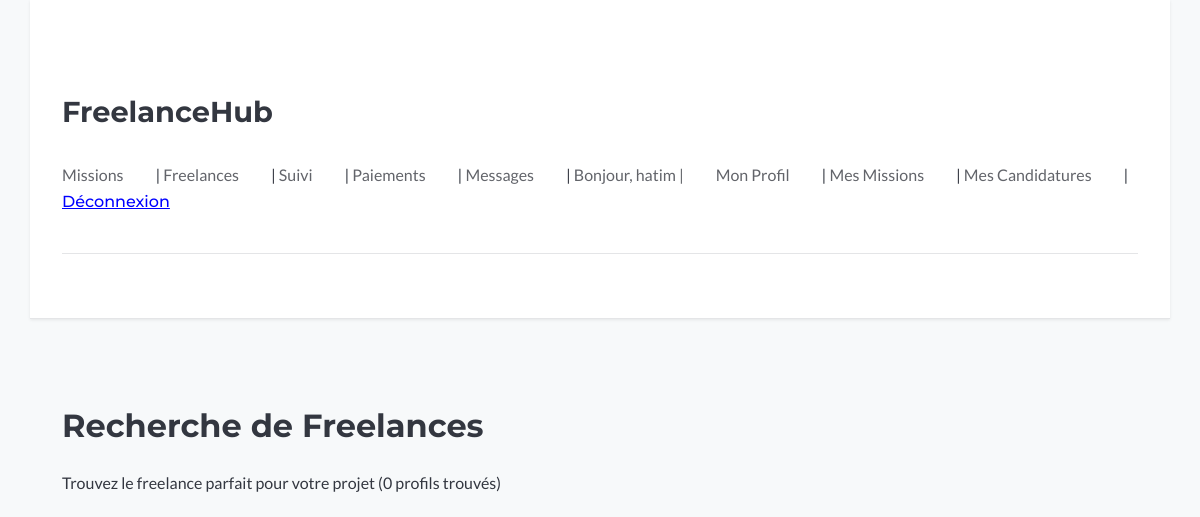
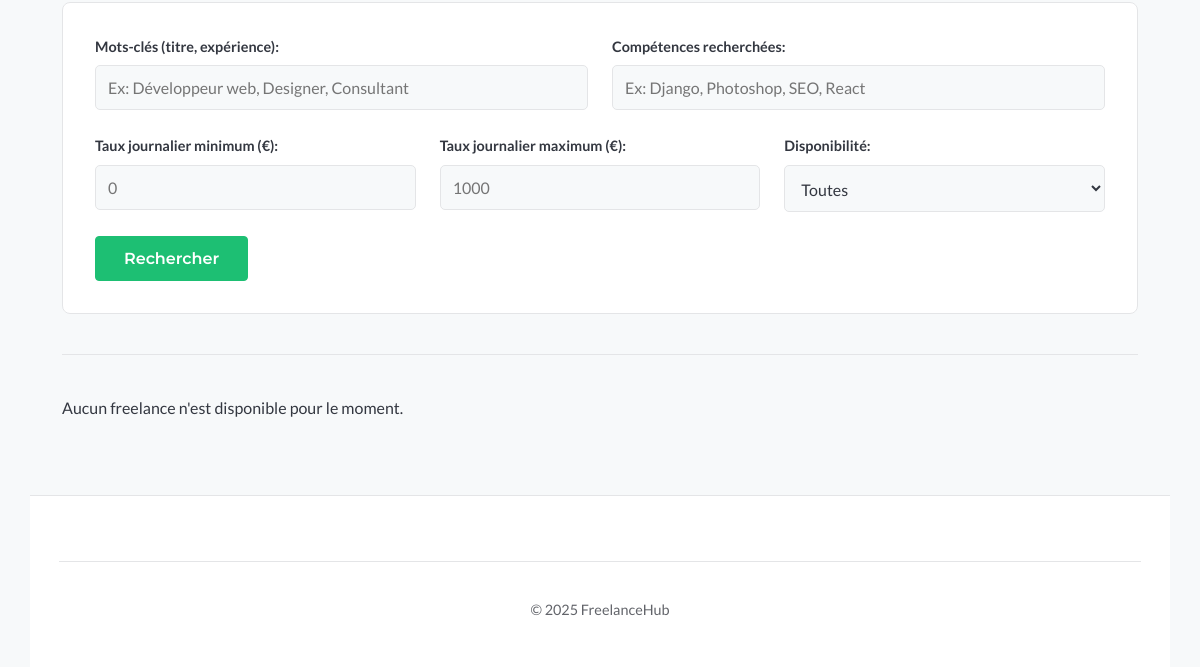
Before: /users/freelances/ (signed in) with the older database file (2 pictures, top to bottom).
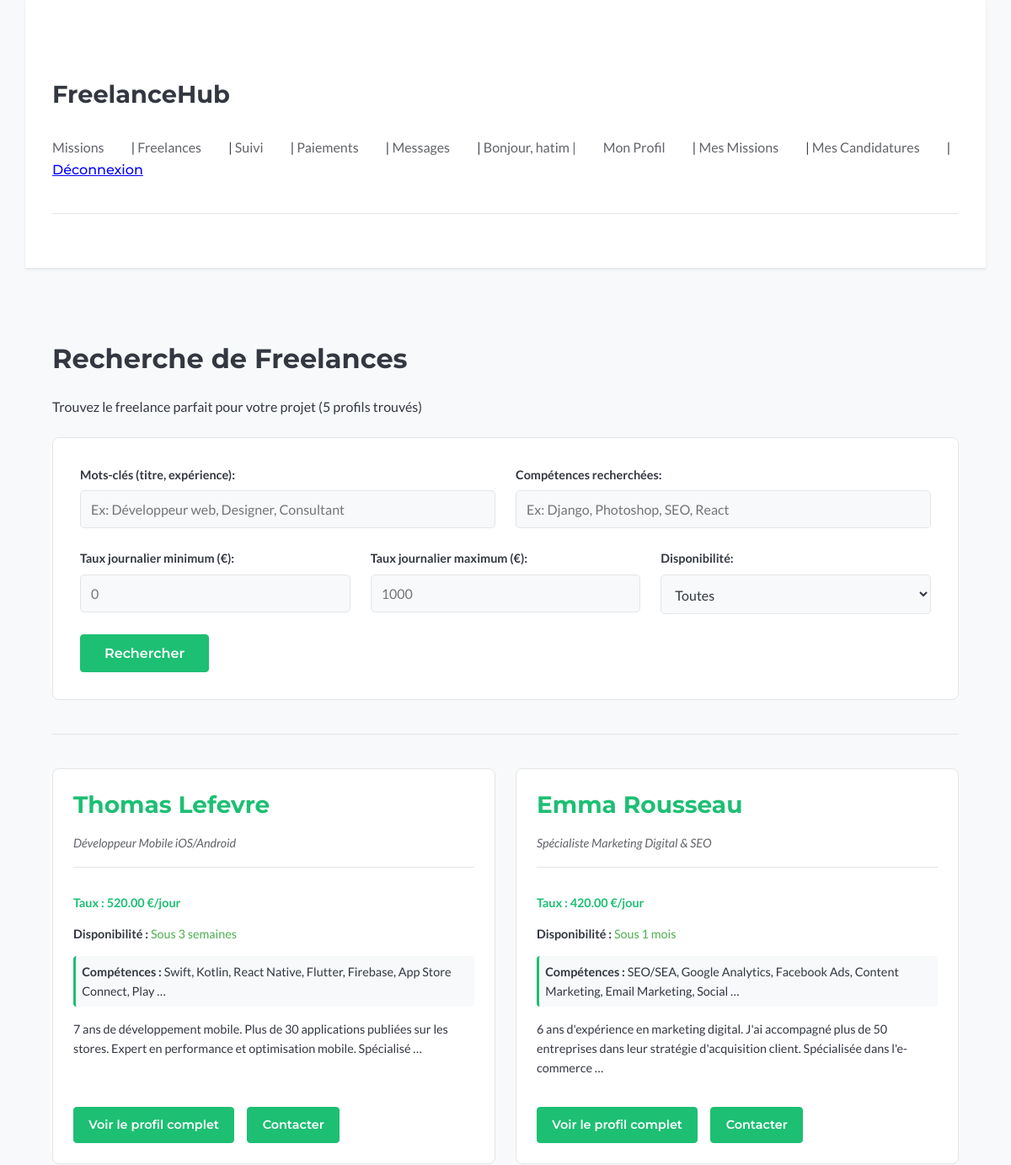
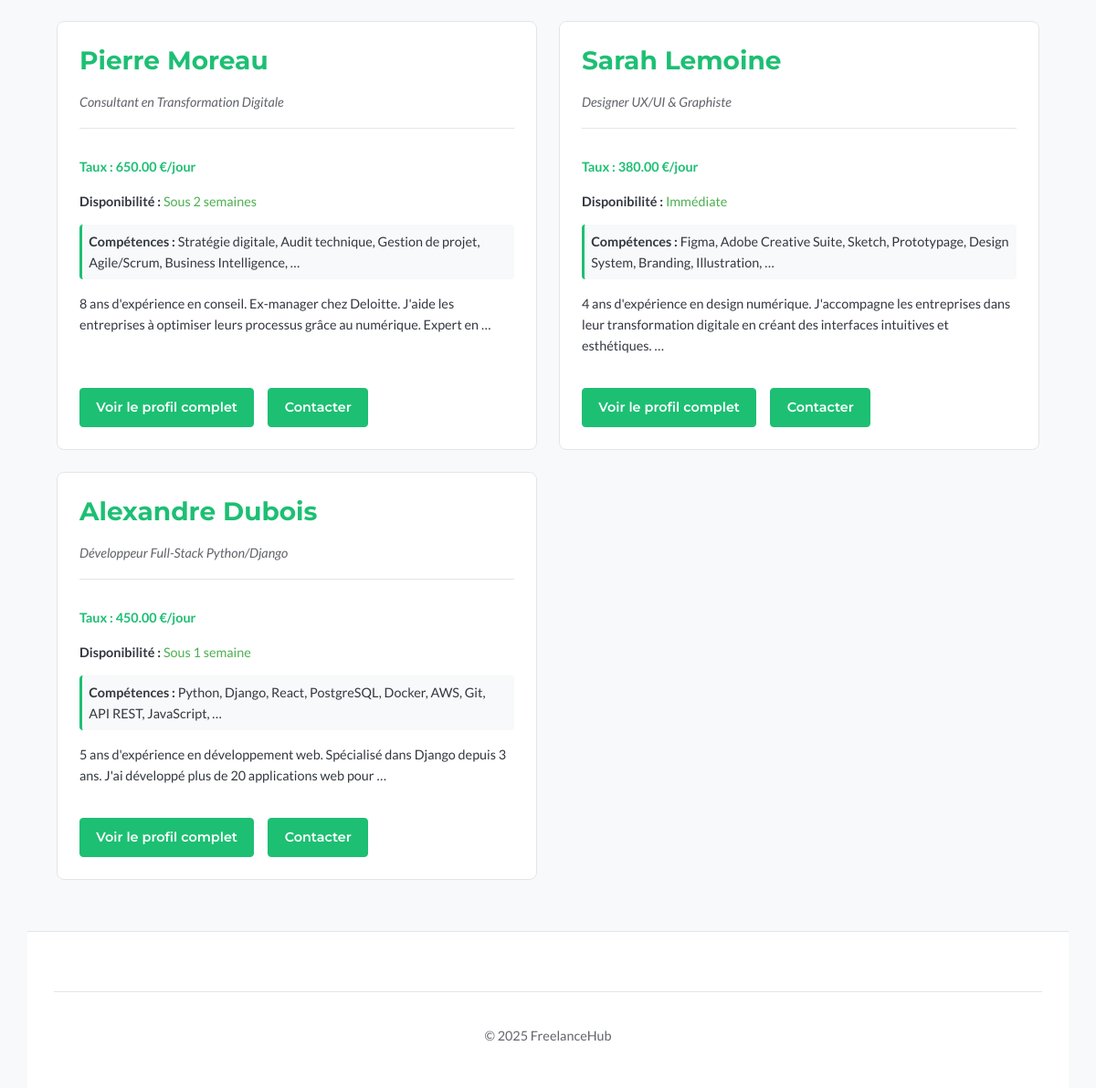
After: the same page with the newer database file (2 pictures, top to bottom).
### users/models.py (models this page shows, shortened)
class FreelanceProfile(models.Model):
    user = models.OneToOneField(User, on_delete=models.CASCADE, related_name='freelance_profile')
    titre_professionnel = models.CharField(max_length=200, blank=True, null=True, verbose_name="Titre Professionnel")
    competences = models.TextField(blank=True, null=True, verbose_name="Compétences") # Pourrait être ManyToManyField plus tard
    experience = models.TextField(blank=True, null=True, verbose_name="Expérience") # Pourrait être plus structuré plus tard
    portfolio_url = models.URLField(max_length=200, blank=True, null=True, verbose_name="Lien Portfolio")
    taux_journalier = models.DecimalField(max_digits=10, decimal_places=2, blank=True, null=True, verbose_name="Taux Journalier Moyen (€)")
    disponibilite = models.CharField(max_length=100, blank=True, null=True, verbose_name="Disponibilité") # Ex: "Immédiate", "Sous 2 semaines"
    adresse = models.TextField(blank=True, null=True, verbose_name="Adresse")
    telephone = models.CharField(max_length=20, blank=True, null=True, verbose_name="Téléphone")
    class Meta:
        verbose_name = "Profil Freelance"
        verbose_name_plural = "Profils Freelance"

### users/views.py (the view, shortened to what this page needs)
# urls.py: path('freelances/', views.freelance_search_view, name='freelance_search'),
@login_required
def freelance_search_view(request):
    queryset = (
        FreelanceProfile.objects.filter(titre_professionnel__isnull=False)
        .exclude(titre_professionnel__exact="")
        .select_related("user")
        .order_by("-id")
    )
    form = FreelanceSearchForm(request.GET or None)
    context = {
        "freelances": queryset,
        "search_form": form,
        "total_count": queryset.count(),
    }
    return render(request, "users/freelance_search.html", context)

### users/templates/users/freelance_search.html (shortened to what this page needs)
{% extends "base.html" %}
{% block content %}
  <h2>Recherche de Freelances</h2>
  <p>Trouvez le freelance parfait pour votre projet ({{ total_count }} profil{{ total_count|pluralize }} trouvé{{ total_count|pluralize }})</p>
  <form method="get" action="{% url 'users:freelance_search' %}" class="search-form">
    <div class="form-row">
        <div class="form-field">
            {{ search_form.keywords.label_tag }}
            {{ search_form.keywords }}
        </div>
        <div class="form-field">
            {{ search_form.competences.label_tag }}
            {{ search_form.competences }}
        </div>
    </div>
    <div class="form-row">
        <div class="form-field">
            {{ search_form.taux_min.label_tag }}
            {{ search_form.taux_min }}
        </div>
        <div class="form-field">
            {{ search_form.taux_max.label_tag }}
            {{ search_form.taux_max }}
        </div>
        <div class="form-field">
            {{ search_form.disponibilite.label_tag }}
            {{ search_form.disponibilite }}
        </div>
    </div>
    <div class="form-actions">
        <button type="submit" class="button">Rechercher</button>
    </div>
  </form>
  <hr>
  {% if freelances %}
    <div class="freelances-grid">
      {% for freelance in freelances %}
        <article class="freelance-card">
          <div class="freelance-header">
            <h3>
              <a href="{% url 'users:freelance_profile' freelance.user.id %}">
                {{ freelance.user.get_full_name|default:freelance.user.username }}
              </a>
            </h3>
            <span class="freelance-title">{{ freelance.titre_professionnel }}</span>
          </div>
          <div class="freelance-info">
            {% if freelance.taux_journalier %}
              <p class="taux"><strong>Taux :</strong> {{ freelance.taux_journalier }} €/jour</p>
            {% endif %}
            {% if freelance.disponibilite %}
              <p class="disponibilite">
                <strong>Disponibilité :</strong>
                <span class="status-available">{{ freelance.disponibilite }}</span>
              </p>
            {% endif %}
            {% if freelance.competences %}
              <p class="competences">
                <strong>Compétences :</strong>
                {{ freelance.competences|truncatewords:10 }}
              </p>
            {% endif %}
            {% if freelance.experience %}
              <p class="experience">{{ freelance.experience|truncatewords:20 }}</p>
            {% endif %}
          </div>
          <div class="freelance-actions">
            <a href="{% url 'users:freelance_profile' freelance.user.id %}" class="button button-secondary">
              Voir le profil complet
            </a>
            {% if user != freelance.user %}
              <a href="{% url 'messaging:start_conversation' freelance.user.id %}" class="button" style="margin-left: 0.5em;">
                Contacter
              </a>
            {% endif %}
          </div>
        </article>
      {% endfor %}
    </div>
  {% else %}
    {% if request.GET %}
        <div class="no-results">
          <p>Aucun freelance ne correspond à vos critères de recherche.</p>
          <p>Essayez de :</p>
          <ul>
            <li>Élargir vos critères de recherche</li>
            <li>Vérifier l'orthographe des compétences</li>
            <li>Utiliser des mots-clés plus généraux</li>
          </ul>
        </div>
    {% else %}
        <p>Aucun freelance n'est disponible pour le moment.</p>
    {% endif %}
  {% endif %}
{% endblock %}

### templates/base.html (shortened to what this page needs)
{% load static %}
<!doctype html>
<html lang="fr">
<head>
    <link rel="stylesheet" href="{% static 'css/style.css' %}">
</head>
<body>
    <header>
        <h1><a href="{% url 'home' %}">FreelanceHub</a></h1>
        <nav>
            <a href="{% url 'missions:list' %}">Missions</a> |
            <a href="{% url 'users:freelance_search' %}">Freelances</a> |
            {% if user.is_authenticated %}
                <a href="{% url 'missions:tracking_dashboard' %}">Suivi</a> |
                <a href="{% url 'payments:dashboard' %}">Paiements</a> |
                <a href="{% url 'messaging:list' %}">Messages</a> |
                <span>Bonjour, {{ user.username }} | </span>
                <a href="{% url 'users:profile' %}">Mon Profil</a> |
                <a href="{% url 'missions:my_missions' %}">Mes Missions</a> |
                <a href="{% url 'missions:my_applications' %}">Mes Candidatures</a> |
                <form action="{% url 'users:logout' %}" method="post" style="display: inline;">
                    <button type="submit" style="background:none; border:none; padding:0; color: blue; text-decoration:underline; cursor:pointer;">Déconnexion</button>
                </form>
            {% else %}
                <a href="{% url 'users:login' %}">Connexion</a> |
                <a href="{% url 'users:register' %}">Inscription</a>
            {% endif %}
        </nav>
        <hr>
    </header>
    <main>
        {% block content %}{% endblock %}
    </main>
    <footer>
        <hr>
        <p>© 2025 FreelanceHub</p>
    </footer>
</body>
</html>

### static/css/style.css (style rules this page uses)
:root { --bg-color: #f7f9fa; --surface-color: #ffffff; --text-color: #333740; --text-secondary: #62646a; --accent-color: #1dbf73; --accent-color-darker: #19a366; --border-color: #e4e5e7; --error-bg: #f8d7da; --error-text: #721c24; --error-border: #f5c6cb; --success-bg: #d4edda; --success-text: #155724; --success-border: #c3e6cb; --info-bg: #d1ecf1; --info-text: #0c5460; --info-border: #bee5eb; --font-primary: 'Lato', system-ui, -apple-system, BlinkMacSystemFont, 'Segoe UI', Roboto, Oxygen, Ubuntu, Cantarell, 'Open Sans', 'Helvetica Neue', sans-serif; --font-headings: 'Montserrat', system-ui, -apple-system, BlinkMacSystemFont, 'Segoe UI', Roboto, Oxygen, Ubuntu, Cantarell, 'Open Sans', 'Helvetica Neue', sans-serif; --shadow-sm: 0 1px 3px rgba(0, 0, 0, 0.08); --shadow-md: 0 3px 6px rgba(0, 0, 0, 0.1); --shadow-lg: 0 10px 20px rgba(0,0,0,0.12); --transition-speed: 0.25s; --transition-ease: ease-in-out; }
*, *::before, *::after { box-sizing: border-box; }
html { scroll-behavior: smooth; }
body { margin: 0; font-family: var(--font-primary); background-color: var(--bg-color); color: var(--text-color); line-height: 1.6; font-size: 16px; display: flex; flex-direction: column; min-height: 100vh; }
h1, h2, h3, h4, h5, h6 { font-family: var(--font-headings); font-weight: 700; margin-top: 1.5em; margin-bottom: 0.75em; color: var(--text-color); }
h1 { font-size: 2.5rem; line-height: 1.2; }
h2 { font-size: 2rem; line-height: 1.2; }
h3 { font-size: 1.75rem; line-height: 1.3; }
p { margin-bottom: 1.2em; }
a { color: var(--accent-color); text-decoration: none; transition: color var(--transition-speed) var(--transition-ease); }
hr { border: none; border-top: 1px solid var(--border-color); margin: 2.5em 0; }
header, main, footer { width: 100%; max-width: 1140px; margin-left: auto; margin-right: auto; padding: 1.5em 2em; }
main { flex-grow: 1; padding-top: 2.5em; padding-bottom: 3.5em; }
header { background-color: var(--surface-color); padding-top: 1.5em; padding-bottom: 1.5em; border-bottom: 1px solid var(--border-color); box-shadow: var(--shadow-sm); }
header h1 a { color: var(--text-color); text-decoration: none; font-weight: 700; font-size: 1.8rem; }
header nav { margin-top: 1em; font-size: 1rem; }
header nav a, header nav span { margin-right: 1.8em; color: var(--text-secondary); font-weight: 500; }
header nav form button { color: var(--text-secondary); font-size: inherit; font-weight: 500; background: none; border: none; padding: 0; cursor: pointer; }
form { margin-top: 1.5em; }
label { display: block; margin-bottom: 0.6em; font-weight: 600; font-size: 0.9rem; color: var(--text-color); }
input[type="text"], input[type="email"], input[type="password"], input[type="url"], input[type="number"], input[type="date"], textarea, select { display: block; width: 100%; padding: 0.75em 1em; font-family: var(--font-primary); font-size: 1rem; color: var(--text-color); background-color: var(--surface-color); border: 1px solid var(--border-color); border-radius: 4px; transition: border-color var(--transition-speed) var(--transition-ease), box-shadow var(--transition-speed) var(--transition-ease); }
button, input[type="submit"], a.button { display: inline-block; padding: 0.75em 1.75em; font-family: var(--font-headings); font-size: 1rem; font-weight: 600; text-align: center; text-decoration: none; color: #ffffff; background-color: var(--accent-color); border: 1px solid var(--accent-color); border-radius: 4px; cursor: pointer; transition: background-color var(--transition-speed) var(--transition-ease), border-color var(--transition-speed) var(--transition-ease), transform var(--transition-speed) var(--transition-ease), box-shadow var(--transition-speed) var(--transition-ease); }
.button-secondary { background-color: var(--surface-color); color: var(--accent-color); border: 1px solid var(--accent-color); }
main { animation: fadeInUp 0.5s var(--transition-ease) 0.1s forwards; }
footer { margin-top: auto; padding-top: 2em; padding-bottom: 2em; text-align: center; font-size: 0.9rem; color: var(--text-secondary); border-top: 1px solid var(--border-color); background-color: var(--surface-color); }

Changed rows visible on the page:
added FreelanceProfile: user.get_full_name "Thomas Lefevre", titre_professionnel "Développeur Mobile iOS/Android", taux_journalier "520.00", disponibilite "Sous 3 semaines", competences "Swift, Kotlin, React Native, Flutter, Firebase, App Store Connect, Play …", experience "7 ans de développement mobile. Plus de 30 applications publiées sur les stores. Expert en performance et optimisation mobile. Spécialisé …", shows "Contacter"
added FreelanceProfile: user.get_full_name "Emma Rousseau", titre_professionnel "Spécialiste Marketing Digital & SEO", taux_journalier "420.00", disponibilite "Sous 1 mois", competences "SEO/SEA, Google Analytics, Facebook Ads, Content Marketing, Email Marketing, Social …", experience "6 ans d'expérience en marketing digital. J'ai accompagné plus de 50 entreprises dans leur stratégie d'acquisition client. Spécialisée dans l'e-commerce …", shows "Contacter"
added FreelanceProfile: user.get_full_name "Pierre Moreau", titre_professionnel "Consultant en Transformation Digitale", taux_journalier "650.00", disponibilite "Sous 2 semaines", competences "Stratégie digitale, Audit technique, Gestion de projet, Agile/Scrum, Business Intelligence, …", experience "8 ans d'expérience en conseil. Ex-manager chez Deloitte. J'aide les entreprises à optimiser leurs processus grâce au numérique. Expert en …", shows "Contacter"
added FreelanceProfile: user.get_full_name "Sarah Lemoine", titre_professionnel "Designer UX/UI & Graphiste", taux_journalier "380.00", disponibilite "Immédiate", competences "Figma, Adobe Creative Suite, Sketch, Prototypage, Design System, Branding, Illustration, …", experience "4 ans d'expérience en design numérique. J'accompagne les entreprises dans leur transformation digitale en créant des interfaces intuitives et esthétiques. …", shows "Contacter"
added FreelanceProfile: user.get_full_name "Alexandre Dubois", titre_professionnel "Développeur Full-Stack Python/Django", taux_journalier "450.00", disponibilite "Sous 1 semaine", competences "Python, Django, React, PostgreSQL, Docker, AWS, Git, API REST, JavaScript, …", experience "5 ans d'expérience en développement web. Spécialisé dans Django depuis 3 ans. J'ai développé plus de 20 applications web pour …", shows "Contacter"
Other visible differences:
{{ total_count }}: "0" → "5"
text no longer shown: "Aucun freelance n'est disponible pour le moment."
